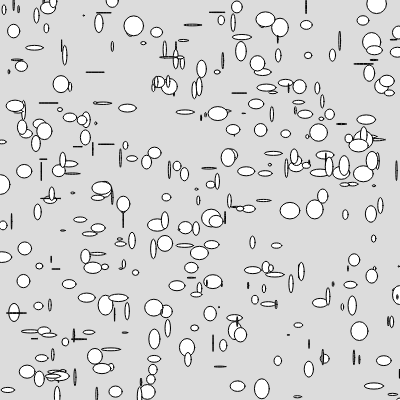
Frame 1 (no input)
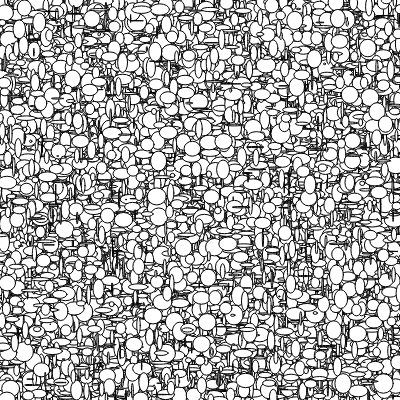
Frame 60 (no input)
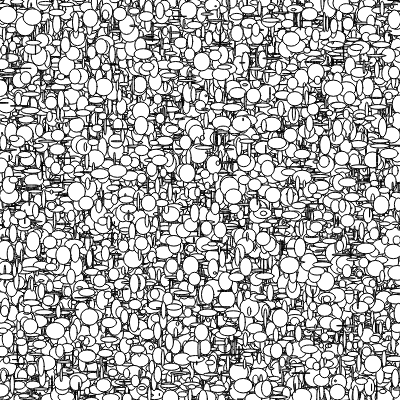
Frame 120 (the mouse pressed at the canvas centre since frame 60)

The p5.js sketch that drew these frames (run headless with seeded random() and noise() and a simulated clock; from frame 60 on, the mouse is pressed at the canvas centre):

// p5.js sketch
// ── sketch.js
// sketch function
function sketch(){
  for (var i = 0; i < 360; i++){
    ellipse(random(0,400), random(0,400), random(0,20), random(0,20));
  }
}

// setup function
function setup() {
  createCanvas(400, 400);
  background(220);
}

// draw function
function draw() {
  sketch();
}
